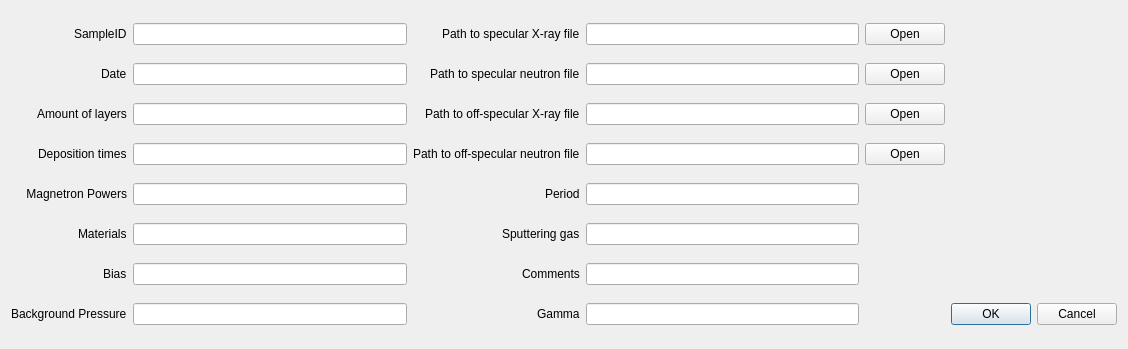
<?xml version="1.0" encoding="UTF-8"?>
<ui version="4.0">
 <class>Dialog</class>
 <widget class="QDialog" name="Dialog">
  <property name="geometry">
   <rect>
    <x>0</x>
    <y>0</y>
    <width>1128</width>
    <height>349</height>
   </rect>
  </property>
  <property name="windowTitle">
   <string>Sample Editor</string>
  </property>
  <layout class="QGridLayout" name="gridLayout_2">
   <item row="5" column="5">
    <widget class="QPushButton" name="openOffSpecNpath_button">
     <property name="sizePolicy">
      <sizepolicy hsizetype="Maximum" vsizetype="Fixed">
       <horstretch>0</horstretch>
       <verstretch>0</verstretch>
      </sizepolicy>
     </property>
     <property name="text">
      <string>Open</string>
     </property>
    </widget>
   </item>
   <item row="5" column="4">
    <widget class="QLineEdit" name="pathOffSpecNline"/>
   </item>
   <item row="7" column="4">
    <widget class="QLineEdit" name="SputteringGasLine"/>
   </item>
   <item row="5" column="3" alignment="Qt::AlignRight">
    <widget class="QLabel" name="label_4">
     <property name="text">
      <string>Path to off-specular neutron file</string>
     </property>
    </widget>
   </item>
   <item row="3" column="5">
    <widget class="QPushButton" name="openSpecNpath_button">
     <property name="sizePolicy">
      <sizepolicy hsizetype="Maximum" vsizetype="Fixed">
       <horstretch>0</horstretch>
       <verstretch>0</verstretch>
      </sizepolicy>
     </property>
     <property name="text">
      <string>Open</string>
     </property>
    </widget>
   </item>
   <item row="14" column="4">
    <widget class="QLineEdit" name="CommentsLine"/>
   </item>
   <item row="2" column="4">
    <widget class="QLineEdit" name="pathXraySpecLine"/>
   </item>
   <item row="3" column="3" alignment="Qt::AlignRight">
    <widget class="QLabel" name="label_8">
     <property name="text">
      <string>Path to specular neutron file</string>
     </property>
    </widget>
   </item>
   <item row="7" column="3" alignment="Qt::AlignRight">
    <widget class="QLabel" name="label_13">
     <property name="text">
      <string>Sputtering gas</string>
     </property>
    </widget>
   </item>
   <item row="3" column="1">
    <widget class="QLineEdit" name="dateLine"/>
   </item>
   <item row="5" column="0" alignment="Qt::AlignRight">
    <widget class="QLabel" name="label_7">
     <property name="text">
      <string>Deposition times</string>
     </property>
    </widget>
   </item>
   <item row="2" column="1">
    <widget class="QLineEdit" name="sampleIDline"/>
   </item>
   <item row="14" column="3" alignment="Qt::AlignRight">
    <widget class="QLabel" name="label_10">
     <property name="text">
      <string>Comments</string>
     </property>
    </widget>
   </item>
   <item row="16" column="1">
    <widget class="QLineEdit" name="bgPressureLine"/>
   </item>
   <item row="16" column="10" colspan="2">
    <widget class="QDialogButtonBox" name="buttonBox">
     <property name="orientation">
      <enum>Qt::Horizontal</enum>
     </property>
     <property name="standardButtons">
      <set>QDialogButtonBox::Cancel|QDialogButtonBox::Ok</set>
     </property>
    </widget>
   </item>
   <item row="16" column="0" alignment="Qt::AlignRight">
    <widget class="QLabel" name="label_12">
     <property name="text">
      <string>Background Pressure</string>
     </property>
    </widget>
   </item>
   <item row="4" column="3" alignment="Qt::AlignRight">
    <widget class="QLabel" name="label_3">
     <property name="text">
      <string>Path to off-specular X-ray file</string>
     </property>
    </widget>
   </item>
   <item row="4" column="0" alignment="Qt::AlignRight">
    <widget class="QLabel" name="label_5">
     <property name="text">
      <string>Amount of layers</string>
     </property>
    </widget>
   </item>
   <item row="7" column="1">
    <widget class="QLineEdit" name="materialsLine"/>
   </item>
   <item row="2" column="5">
    <widget class="QPushButton" name="openSpecXpath_button">
     <property name="sizePolicy">
      <sizepolicy hsizetype="Maximum" vsizetype="Fixed">
       <horstretch>0</horstretch>
       <verstretch>0</verstretch>
      </sizepolicy>
     </property>
     <property name="text">
      <string>Open</string>
     </property>
    </widget>
   </item>
   <item row="6" column="0">
    <widget class="QLabel" name="label_14">
     <property name="text">
      <string>Magnetron Powers</string>
     </property>
     <property name="alignment">
      <set>Qt::AlignRight|Qt::AlignTrailing|Qt::AlignVCenter</set>
     </property>
    </widget>
   </item>
   <item row="3" column="0" alignment="Qt::AlignRight">
    <widget class="QLabel" name="label_11">
     <property name="text">
      <string>Date</string>
     </property>
    </widget>
   </item>
   <item row="14" column="1">
    <widget class="QLineEdit" name="biasLine"/>
   </item>
   <item row="6" column="1">
    <widget class="QLineEdit" name="magPowerLine"/>
   </item>
   <item row="6" column="3" alignment="Qt::AlignRight">
    <widget class="QLabel" name="label_15">
     <property name="text">
      <string>Period</string>
     </property>
    </widget>
   </item>
   <item row="3" column="4">
    <widget class="QLineEdit" name="pathNspecLine"/>
   </item>
   <item row="7" column="0" alignment="Qt::AlignRight">
    <widget class="QLabel" name="label_2">
     <property name="text">
      <string>Materials</string>
     </property>
    </widget>
   </item>
   <item row="4" column="4">
    <widget class="QLineEdit" name="pathOffSpecXline"/>
   </item>
   <item row="6" column="4">
    <widget class="QLineEdit" name="periodLine"/>
   </item>
   <item row="16" column="4">
    <widget class="QLineEdit" name="gammaLine"/>
   </item>
   <item row="4" column="1">
    <widget class="QLineEdit" name="layersLine"/>
   </item>
   <item row="2" column="3" alignment="Qt::AlignRight">
    <widget class="QLabel" name="label_9">
     <property name="sizePolicy">
      <sizepolicy hsizetype="Preferred" vsizetype="Maximum">
       <horstretch>0</horstretch>
       <verstretch>0</verstretch>
      </sizepolicy>
     </property>
     <property name="text">
      <string>Path to specular X-ray file</string>
     </property>
    </widget>
   </item>
   <item row="14" column="0" alignment="Qt::AlignRight">
    <widget class="QLabel" name="label">
     <property name="sizePolicy">
      <sizepolicy hsizetype="Preferred" vsizetype="Maximum">
       <horstretch>0</horstretch>
       <verstretch>0</verstretch>
      </sizepolicy>
     </property>
     <property name="maximumSize">
      <size>
       <width>16777215</width>
       <height>99</height>
      </size>
     </property>
     <property name="text">
      <string>Bias</string>
     </property>
    </widget>
   </item>
   <item row="2" column="0" alignment="Qt::AlignRight">
    <widget class="QLabel" name="label_6">
     <property name="sizePolicy">
      <sizepolicy hsizetype="Preferred" vsizetype="Maximum">
       <horstretch>0</horstretch>
       <verstretch>0</verstretch>
      </sizepolicy>
     </property>
     <property name="text">
      <string>SampleID</string>
     </property>
    </widget>
   </item>
   <item row="4" column="5">
    <widget class="QPushButton" name="openOffSpecXpath_button">
     <property name="sizePolicy">
      <sizepolicy hsizetype="Maximum" vsizetype="Fixed">
       <horstretch>0</horstretch>
       <verstretch>0</verstretch>
      </sizepolicy>
     </property>
     <property name="text">
      <string>Open</string>
     </property>
    </widget>
   </item>
   <item row="5" column="1">
    <widget class="QLineEdit" name="depTimeLine"/>
   </item>
   <item row="16" column="3" alignment="Qt::AlignRight">
    <widget class="QLabel" name="label_16">
     <property name="text">
      <string>Gamma</string>
     </property>
    </widget>
   </item>
  </layout>
 </widget>
 <tabstops>
  <tabstop>sampleIDline</tabstop>
  <tabstop>dateLine</tabstop>
  <tabstop>layersLine</tabstop>
  <tabstop>depTimeLine</tabstop>
  <tabstop>magPowerLine</tabstop>
  <tabstop>materialsLine</tabstop>
  <tabstop>biasLine</tabstop>
  <tabstop>bgPressureLine</tabstop>
  <tabstop>pathXraySpecLine</tabstop>
  <tabstop>openSpecXpath_button</tabstop>
  <tabstop>pathNspecLine</tabstop>
  <tabstop>openSpecNpath_button</tabstop>
  <tabstop>pathOffSpecXline</tabstop>
  <tabstop>openOffSpecXpath_button</tabstop>
  <tabstop>pathOffSpecNline</tabstop>
  <tabstop>openOffSpecNpath_button</tabstop>
  <tabstop>periodLine</tabstop>
  <tabstop>SputteringGasLine</tabstop>
  <tabstop>CommentsLine</tabstop>
  <tabstop>gammaLine</tabstop>
 </tabstops>
 <resources/>
 <connections>
  <connection>
   <sender>buttonBox</sender>
   <signal>accepted()</signal>
   <receiver>Dialog</receiver>
   <slot>accept()</slot>
   <hints>
    <hint type="sourcelabel">
     <x>1121</x>
     <y>335</y>
    </hint>
    <hint type="destinationlabel">
     <x>157</x>
     <y>274</y>
    </hint>
   </hints>
  </connection>
  <connection>
   <sender>buttonBox</sender>
   <signal>rejected()</signal>
   <receiver>Dialog</receiver>
   <slot>reject()</slot>
   <hints>
    <hint type="sourcelabel">
     <x>1121</x>
     <y>335</y>
    </hint>
    <hint type="destinationlabel">
     <x>286</x>
     <y>274</y>
    </hint>
   </hints>
  </connection>
 </connections>
</ui>
